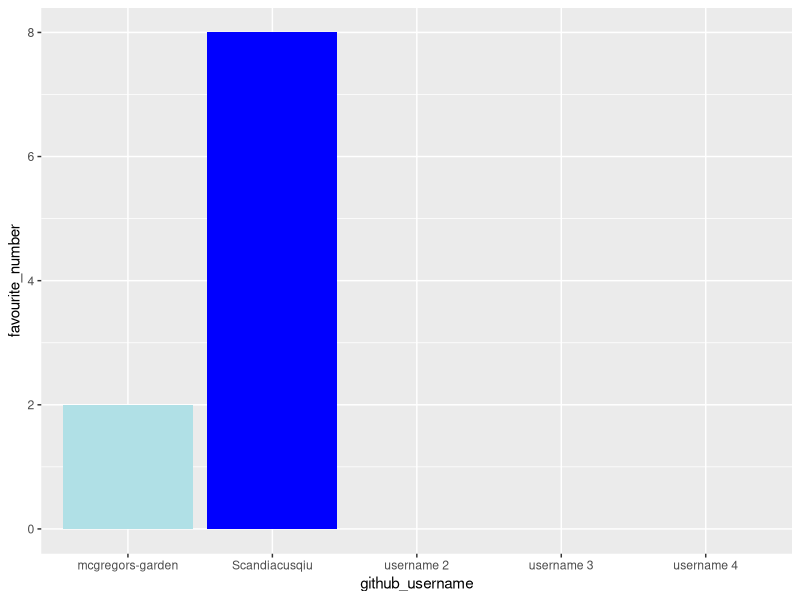
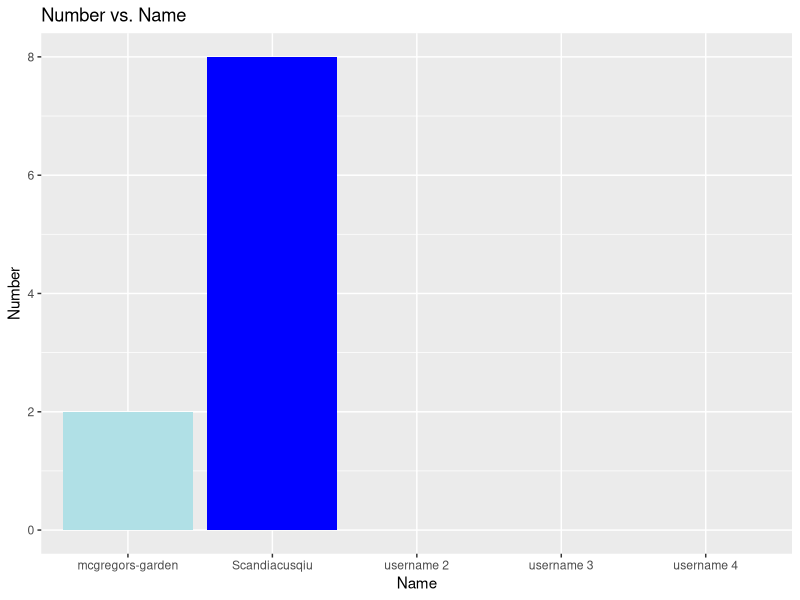
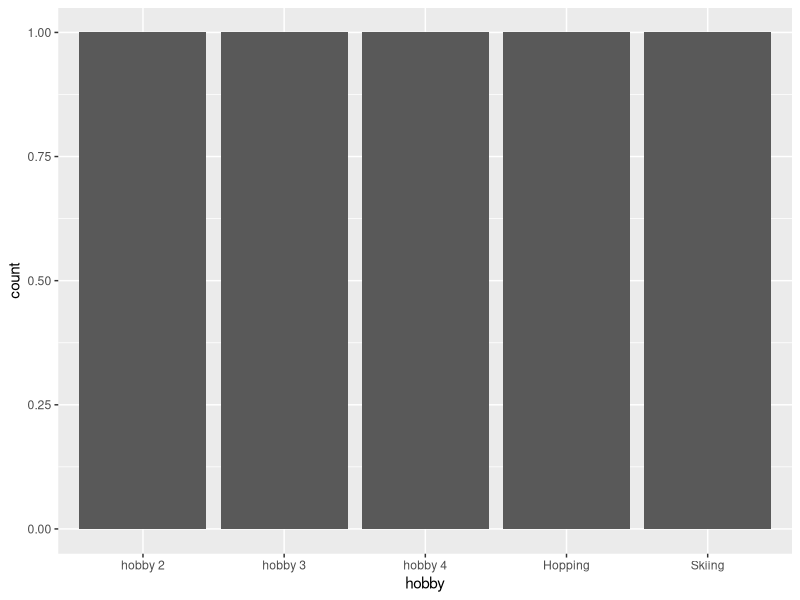

Write R code to recreate these figures, in order.
## ---- chunk 1
library(tidyverse) 
## ---- chunk 2
team_data <- tibble(
  name = c("Peter Rabbit", "Yupeng Qiu", "member 2", 
           "member 3", "member 4"),
  github_username = c("mcgregors-garden", "Scandiacusqiu", "username 2", 
                      "username 3", "username 4"), 
  colour = c("powderblue", "Blue", "colour 2", 
             "colour 3", "colour 4"),
  hobby = c("Hopping", "Skiing", "hobby 2", 
            "hobby 3", "hobby 4"),
  favourite_number = c(2, 8, NA, NA, NA)
  )

team_data
## ---- chunk 3
p1 <- ggplot(data = team_data, 
             mapping = aes(x = github_username, 
                           y = favourite_number,
                           fill = colour), 
             ) +
   geom_col() +
   scale_fill_identity()
p1
## ---- chunk 4
p1 + labs(x = "Name", 
          y = "Number",
          title = "Number vs. Name")
## ---- chunk 5
p2 <- ggplot(team_data, aes(x = hobby)) +
  geom_bar()
p2
